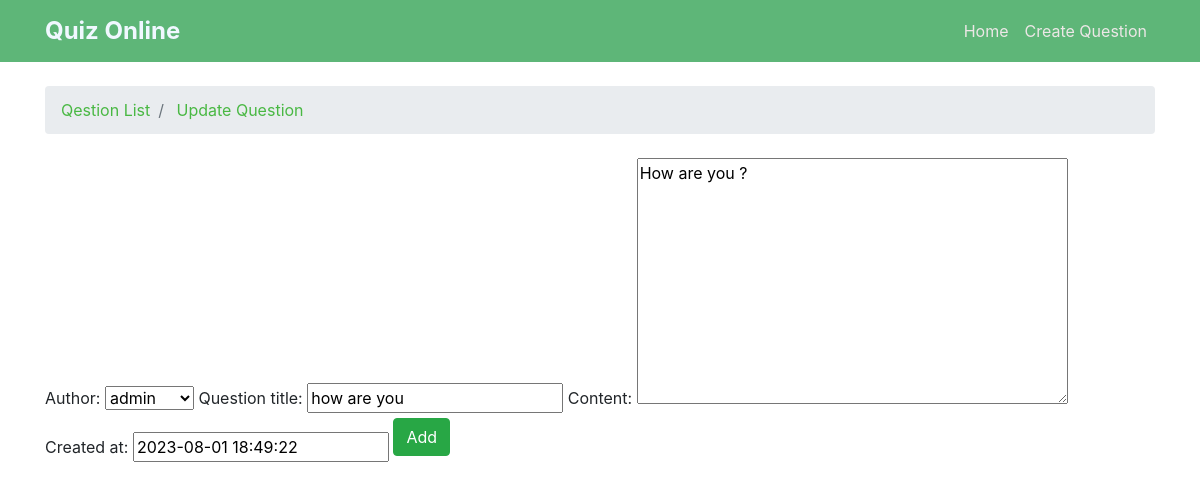
Page /9/update on the committed database.
### quiz_app/models.py (models this page shows, shortened)
class Question(models.Model):
    author = models.ForeignKey(User, on_delete=models.CASCADE)
    question_title = models.CharField(max_length=100)
    content = models.TextField(max_length=1000)
    tags = TaggableManager()
    created_at = models.DateTimeField(default=timezone.now)

### quiz_app/views.py (the view)
# urls.py: path('<int:pk>/update', Question_Update.as_view()),
class Question_Update(UpdateView):
    model = Question
    fields = '__all__'
    success_url = '/'
    template_name = 'quiz_app/Quetion_update.html'

### quiz_app/templates/quiz_app/Quetion_update.html (shortened to what this page needs)
{% extends 'base.html' %}
{% load bootstrap %}
{% block breadcrumb %}
    <li class="breadcrumb-item active"> <a href="/">Qestion List</a></li>
    <li class="breadcrumb-item active"> <a href="">Update Question</a></li>
{%endblock%}
{% block content %}
<form method="post">
    {{ form|bootstrap_horizontal:'col-lg-6' }}
    <button type="submit" class="btn btn-success mb-4" >Add</button>
</form>
{% endblock %}

### quiz_app/templates/base.html (style rules this page uses)
.breadcrumb-item { display: inline-block; }
.breadcrumb-item a { text-decoration: none; color: #49b843; }
.breadcrumb-item.active { color: #333; }
.breadcrumb-item:not(:last-child)::after { margin: 0 5px; color: #999; }

### rows in the picture
Question: author "admin", question_title "how are you", content "How are you ?", created_at "2023-08-01 18:49:22"
